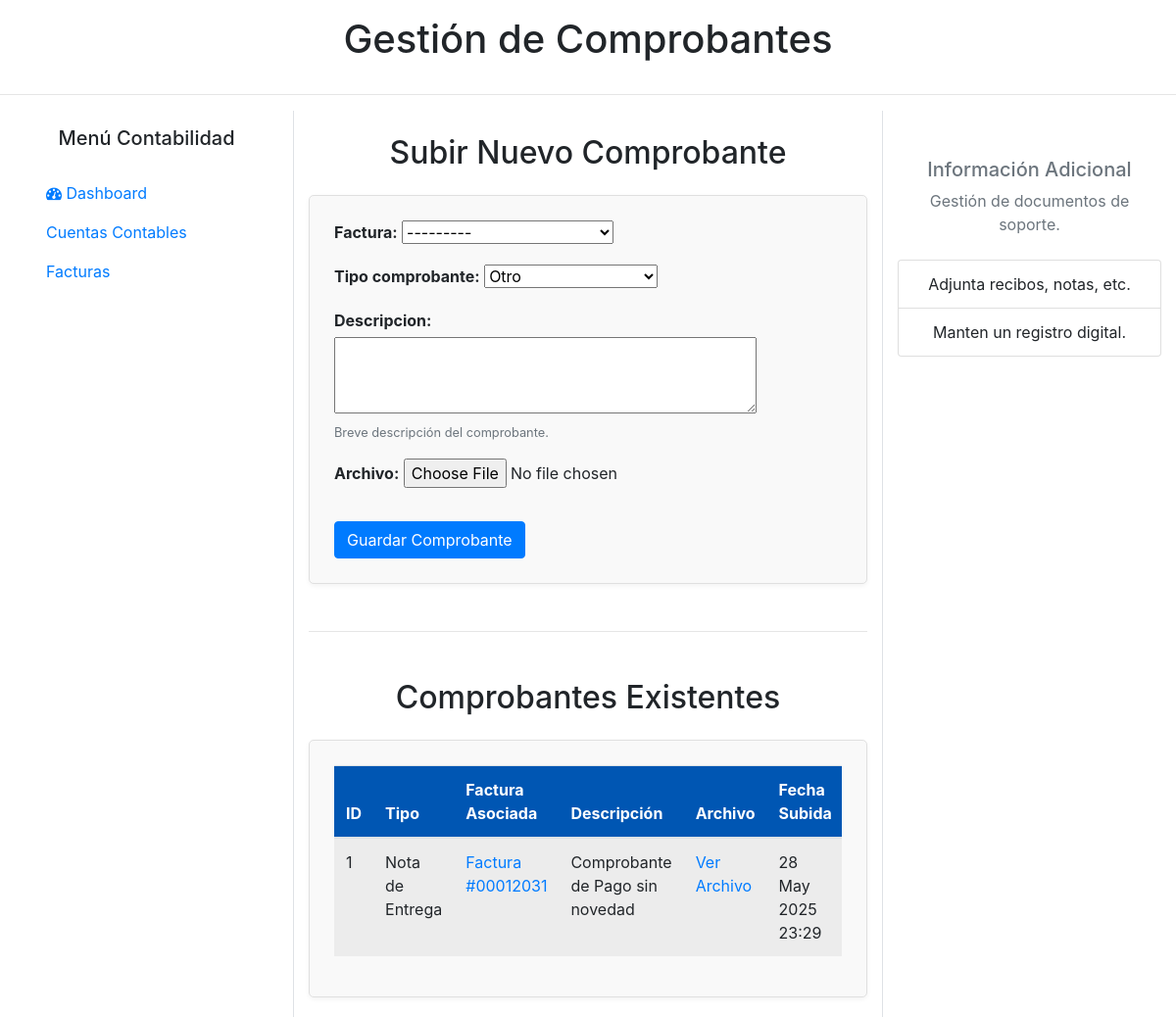
The app's page /comprobantes/ with its own data.
### contabilidad/models.py (models this page shows, shortened)
class Comprobante(models.Model):
    TIPO_COMPROBANTE_CHOICES = [
        ('RECIBO', 'Recibo de Pago'),
        ('NOTA_ENTREGA', 'Nota de Entrega'),
        ('JUSTIFICANTE_PAGO', 'Justificante de Pago'),
        ('OTRO', 'Otro'),
    ]
    factura = models.ForeignKey(Factura, on_delete=models.CASCADE, related_name='comprobantes')
    tipo_comprobante = models.CharField(max_length=20, choices=TIPO_COMPROBANTE_CHOICES, default='OTRO')
    descripcion = models.TextField(blank=True, null=True, help_text="Breve descripción del comprobante.")
    archivo = models.FileField(upload_to='comprobantes/')
    fecha_subida = models.DateTimeField(auto_now_add=True)
    class Meta:
        verbose_name = "Comprobante"
        verbose_name_plural = "Comprobantes"
        ordering = ['-fecha_subida']

class Factura(models.Model):
    class TipoFactura(models.TextChoices):
        VENTA = 'VENTA', _('Venta')
        COMPRA = 'COMPRA', _('Compra')
    class EstadoFactura(models.TextChoices):
        BORRADOR = 'BORRADOR', _('Borrador')
        EMITIDA = 'EMITIDA', _('Emitida')
        PAGADA = 'PAGADA', _('Pagada')
        PAGADA_PARCIALMENTE = 'PAGADA_PARCIALMENTE', _('Pagada Parcialmente')
        ANULADA = 'ANULADA', _('Anulada')
    id = models.AutoField(primary_key=True)
    numero_factura = models.CharField(
        max_length=50,
        unique=True,
        verbose_name="Número de Factura"
    )
    fecha_factura = models.DateField(
        verbose_name="Fecha de Factura"
    )
    fecha_vencimiento = models.DateField(
        verbose_name="Fecha de Vencimiento",
        blank=True,
        null=True
    )
    tipo_factura = models.CharField(
        max_length=20,
        choices=TipoFactura.choices,
        verbose_name="Tipo de Factura"
    )
    nombre_cliente_proveedor = models.CharField(
        max_length=200,
        blank=True,
        null=True,
        verbose_name="Nombre Cliente/Proveedor",
        help_text="Nombre del cliente o proveedor asociado a la factura."
    )
    monto_total = models.DecimalField(
        max_digits=18,
        decimal_places=2,
        verbose_name="Monto Total"
    )
    monto_impuestos = models.DecimalField(
        max_digits=18,
        decimal_places=2,
        default=0.00,
        verbose_name="Monto Impuestos"
    )
    moneda = models.CharField(
        max_length=3,
        default='COP',
        verbose_name="Moneda",
        help_text="Código ISO 4217 de la moneda (ej: COP, USD)."
    )
    estado = models.CharField(
        max_length=20,
        choices=EstadoFactura.choices,
        default=EstadoFactura.BORRADOR,
        verbose_name="Estado de Factura"
    )
    descripcion = models.TextField(
        blank=True,
        null=True,
        verbose_name="Descripción"
    )
    comprobante_maestro = models.OneToOneField(
        'ComprobanteMaestro',
        on_delete=models.SET_NULL,
        null=True,
        blank=True,
        related_name='factura_asociada',
        verbose_name="Comprobante Contable Asociado",
        help_text="Comprobante contable generado a partir de esta factura."
    )
    fecha_creacion = models.DateTimeField(auto_now_add=True)
    fecha_actualizacion = models.DateTimeField(auto_now=True)
    class Meta:
        verbose_name = "Factura"
        verbose_name_plural = "Facturas"
        ordering = ['-fecha_factura', '-numero_factura']
    def __str__(self):
        return f"Factura {self.numero_factura} ({self.get_tipo_factura_display()})"

### contabilidad/views.py (the view, shortened to what this page needs)
# urls.py: path('comprobantes/', views.gestion_comprobantes, name='GestionComprobantes'),
def gestion_comprobantes(request):
    comprobantes = Comprobante.objects.all()
    form = ComprobanteForm() # Formulario para crear un nuevo comprobante si se desea desde aquí
    context = {
        'comprobantes': comprobantes,
        'form': form,
    }
    return render(request, 'contabilidad/gestion_comprobantes.html', context)

### contabilidad/forms.py
class ComprobanteForm(forms.ModelForm):
    class Meta:
        model = Comprobante
        fields = ['factura', 'tipo_comprobante', 'descripcion', 'archivo']
        widgets = {
            'descripcion': forms.Textarea(attrs={'rows': 3}),
        }
    def __init__(self, *args, **kwargs):
        super().__init__(*args, **kwargs)
        if 'factura' in self.fields:
            self.fields['factura'].queryset = Factura.objects.all().order_by('-fecha_factura')

### contabilidad/templates/contabilidad/gestion_comprobantes.html (shortened to what this page needs)
<!DOCTYPE html>
<html lang="es">
<head>
    <link rel="stylesheet" href="https://maxcdn.bootstrapcdn.com/bootstrap/4.0.0-beta/css/bootstrap.min.css"
>
    <link rel="stylesheet" href="https://cdnjs.cloudflare.com/ajax/libs/font-awesome/4.5.0/css/font-awesome.min.css">
</head>
<body>
    <h1 class="text-center p-3">Gestión de Comprobantes</h1>
    <hr>
    <div class="container-fluid">
        <div class="row vh-100">
            <div class="col-md-3 border-right">
                <h5 class="text-center mt-3">Menú Contabilidad</h5>
                <ul class="nav flex-column px-3 mt-4">
                    <li class="nav-item">
                        <a class="nav-link" href="{% url 'Index' %}">
                            <i class="fa fa-dashboard"></i> Dashboard
                        </a>
                    </li>
                    <li class="nav-item">
                        <a class="nav-link d-flex justify-content-between align-items-center" data-toggle="collapse"
                            href="{% url 'CuentasContables' %}" role="button" aria-expanded="false">
                            Cuentas Contables
                        </a>
                    </li>
                    <li class="nav-item">
                        <a class="nav-link d-flex justify-content-between align-items-center" data-toggle="collapse"
                            href="{% url 'GestionFacturas' %}" role="button" aria-expanded="false"> Facturas
                        </a>
                    </li>
                </ul>
            </div>
            <div class="col-md-6 text-center">
                <h2 class="mt-4 mb-4">Subir Nuevo Comprobante</h2>
                <div class="form-section">
                    <form method="post" enctype="multipart/form-data">
                        {% for field in form %}
                            <div class="form-group">
                                {{ field.label_tag }}
                                {{ field }}
                                {% if field.help_text %}
                                    <small class="form-text text-muted">{{ field.help_text }}</small>
                                {% endif %}
                            </div>
                        {% endfor %}
                        <button type="submit" class="btn btn-primary mt-3">Guardar Comprobante</button>
                    </form>
                </div>
                <hr class="mt-5 mb-5">
                <h2 class="mt-4 mb-4">Comprobantes Existentes</h2>
                <div class="list-section">
                    {% if comprobantes %}
                        <div class="table-responsive">
                            <table class="table table-striped table-hover">
                                <thead>
                                    <tr>
                                        <th>ID</th>
                                        <th>Tipo</th>
                                        <th>Factura Asociada</th>
                                        <th>Descripción</th>
                                        <th>Archivo</th>
                                        <th>Fecha Subida</th>
                                    </tr>
                                </thead>
                                <tbody>
                                    {% for comp in comprobantes %}
                                    <tr>
                                        <td>{{ comp.pk }}</td>
                                        <td>{{ comp.get_tipo_comprobante_display }}</td>
                                        <td>
                                            {% if comp.factura %}
                                                <a href="{% url 'VerFacturas' comp.factura.pk %}">Factura #{{ comp.factura.numero_factura }}</a>
                                            {% else %}
                                                N/A
                                            {% endif %}
                                        </td>
                                        <td>{{ comp.descripcion|default:"-" }}</td>
                                        <td>
                                            {% if comp.archivo %}
                                                <a href="{{ comp.archivo.url }}" target="_blank">Ver Archivo</a>
                                            {% else %}
                                                No hay archivo
                                            {% endif %}
                                        </td>
                                        <td>{{ comp.fecha_subida|date:"d M Y H:i" }}</td>
                                    </tr>
                                    {% endfor %}
                                </tbody>
                            </table>
                        </div>
                    {% else %}
                        <p class="text-muted">No hay comprobantes registrados todavía.</p>
                    {% endif %}
                </div>
            </div>
            <div class="col-md-3 border-left text-center">
                <h5 class="mt-5 text-muted">Información Adicional</h5>
                <p class="text-muted">Gestión de documentos de soporte.</p>
                <ul class="list-group mt-4">
                    <li class="list-group-item">Adjunta recibos, notas, etc.</li>
                    <li class="list-group-item">Manten un registro digital.</li>
                </ul>
            </div>
        </div>
    </div>
</body>
</html>

### contabilidad/templates/contabilidad/gestion_comprobantes.html (style rules this page uses)
.vh-100 { height: 100vh; }
.border-right { border-right: 1px solid #ccc; }
.border-left { border-left: 1px solid #ccc; }
.nav-link { cursor: pointer; }
.form-section, .list-section { background-color: #f9f9f9; border: 1px solid #e0e0e0; border-radius: 5px; padding: 25px; margin-bottom: 20px; box-shadow: 0 2px 5px rgba(0,0,0,0.05); text-align: left; }
.table thead th { background-color: #0056b3; color: white; }
.form-group label { font-weight: bold; margin-bottom: 5px; }

### records on screen
Comprobante: pk "1", tipo_comprobante "Nota de Entrega", factura.numero_factura "00012031", descripcion "Comprobante de Pago sin novedad", fecha_subida "28 May 2025 23:29"

### other values on screen
{{ field.label_tag }} "Factura:" "Tipo comprobante:" "Descripcion:" "Archivo:"
{{ field.help_text }} "Breve descripción del comprobante."
